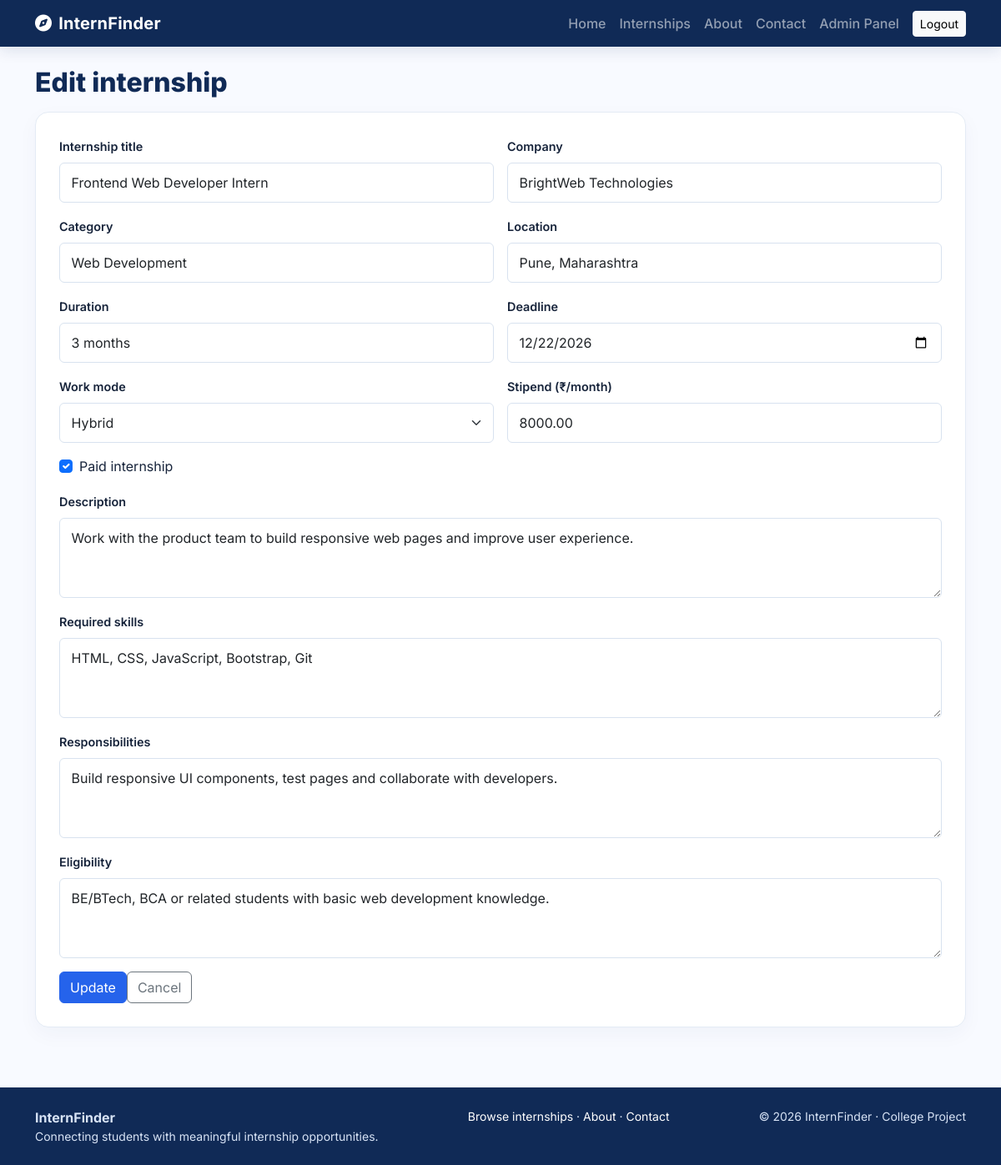
Screenshot of /admin/edit-internship.php?id=1 (signed in) with the database file from the repository.
### tables this page shows
CREATE TABLE IF NOT EXISTS internships (
 id INT UNSIGNED AUTO_INCREMENT PRIMARY KEY,
 title VARCHAR(180) NOT NULL,
 company VARCHAR(180) NOT NULL,
 category VARCHAR(100) NOT NULL,
 description TEXT NOT NULL,
 required_skills TEXT,
 responsibilities TEXT,
 eligibility TEXT,
 location VARCHAR(160) NOT NULL,
 work_mode ENUM('Remote','On-site','Hybrid') NOT NULL DEFAULT 'On-site',
 duration VARCHAR(80) NOT NULL,
 stipend DECIMAL(10,2) NOT NULL DEFAULT 0,
 is_paid TINYINT(1) NOT NULL DEFAULT 0,
 deadline DATE NOT NULL,
 is_open TINYINT(1) NOT NULL DEFAULT 1,
 created_by INT UNSIGNED NULL,
 created_at TIMESTAMP DEFAULT CURRENT_TIMESTAMP,
 updated_at TIMESTAMP DEFAULT CURRENT_TIMESTAMP ON UPDATE CURRENT_TIMESTAMP,
 INDEX idx_open_deadline (is_open, deadline),
 INDEX idx_category (category),
 INDEX idx_title_company (title, company),
 CONSTRAINT fk_internship_admin FOREIGN KEY (created_by) REFERENCES admins(id) ON DELETE SET NULL
);

### includes/functions.php (called while the page is built, shortened)
<?php
function e($value): string { return htmlspecialchars((string)$value, ENT_QUOTES, 'UTF-8'); }

### admin/edit-internship.php (the view, shortened to what this page needs)
<?php
require_once __DIR__.'/../includes/functions.php';admin_only();$id=filter_input(INPUT_GET,'id',FILTER_VALIDATE_INT);$s=$pdo->prepare("SELECT * FROM internships WHERE id=?");$s->execute([$id?:0]);$r=$s->fetch();if(!$r){flash('danger','Internship not found.');redirect('manage-internships.php');}
$pageTitle='Edit internship';include __DIR__.'/../includes/header.php'; ?>
<h1 class="page-title">Edit internship</h1><div class="form-card"><form method="post"><div class="row g-3">
<?php foreach(['title'=>'Internship title','company'=>'Company','category'=>'Category','location'=>'Location','duration'=>'Duration','deadline'=>'Deadline'] as $f=>$label): ?><div class="col-md-6"><label class="form-label"><?= e($label) ?></label><input class="form-control" name="<?= e($f) ?>" value="<?= e($r[$f]) ?>" <?= $f==='deadline'?'type="date"':'' ?> required></div><?php endforeach; ?>
<div class="col-md-6"><label class="form-label">Work mode</label><select class="form-select" name="work_mode"><?php foreach(['Remote','On-site','Hybrid'] as $m): ?><option <?= $r['work_mode']===$m?'selected':'' ?>><?= e($m) ?></option><?php endforeach; ?></select></div><div class="col-md-6"><label class="form-label">Stipend (₹/month)</label><input class="form-control" type="number" min="0" name="stipend" value="<?= e($r['stipend']) ?>"></div><div class="col-12 form-check ms-2"><input class="form-check-input" type="checkbox" name="is_paid" id="paid" <?= $r['is_paid']?'checked':'' ?>><label class="form-check-label" for="paid">Paid internship</label></div>
<?php foreach(['description'=>'Description','required_skills'=>'Required skills','responsibilities'=>'Responsibilities','eligibility'=>'Eligibility'] as $f=>$label): ?><div class="col-12"><label class="form-label"><?= e($label) ?></label><textarea class="form-control" rows="3" name="<?= e($f) ?>"><?= e($r[$f]) ?></textarea></div><?php endforeach; ?><div class="col-12"><button class="btn btn-primary">Update</button><a class="btn btn-outline-secondary" href="manage-internships.php">Cancel</a></div></div></form></div>
<?php include __DIR__.'/../includes/footer.php'; ?>

### assets/css/style.css (style rules this page uses)
:root { --navy:#102a56;--blue:#2563eb;--pale:#eef5ff;--ink:#17243b;--muted:#64748b }
* { box-sizing:border-box }
body { font-family:Inter,Arial,sans-serif;color:var(--ink);background:#f8faff;min-height:100vh }
.page-title { font-size:2rem;font-weight:800;color:var(--navy);margin-bottom:1rem }
.internship-card,.info-card,.form-card,.detail-panel,.panel,.filter-panel { background:white;border:1px solid #e4ebf5;border-radius:16px;padding:22px;box-shadow:0 8px 25px #15345b0a }
.btn-primary { background:var(--blue);border-color:var(--blue) }
.form-card { padding:28px }
.form-label { font-weight:600;font-size:.9rem }
.form-control,.form-select { padding:.7rem .85rem;border-color:#d8e2ef }

### rows the page displays
internships: title "Frontend Web Developer Intern", company "BrightWeb Technologies", category "Web Development", location "Pune, Maharashtra", duration "3 months", deadline "12/22/2026", stipend "8000.00", is_paid "☑", description "Work with the product team to build responsive web pages and improve user experience.", required_skills "HTML, CSS, JavaScript, Bootstrap, Git", responsibilities "Build responsive UI components, test pages and collaborate with developers.", eligibility "BE/BTech, BCA or related students with basic web development knowledge."

### other values shown
$label "Internship title"
$label "Company"
$label "Category"
$label "Location"
$label "Duration"
$label "Deadline"
$label "Description"
$label "Required skills"
$label "Responsibilities"
$label "Eligibility"
form field work_mode "Hybrid"
